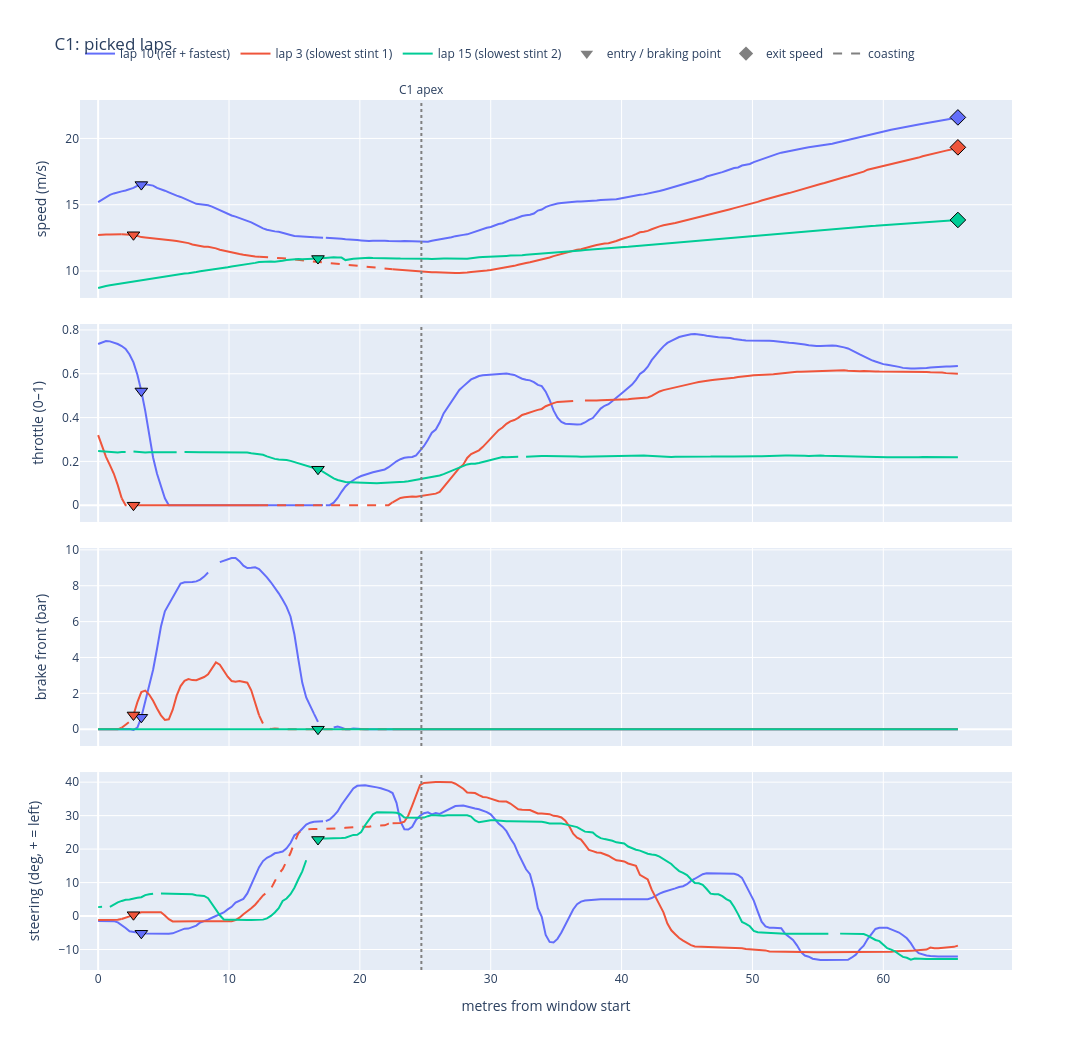

Here is the notebook cell this chart was saved with:
### Code cell
# group C1, wide 
plot_group("C1").show()

### Figure 1 — Plotly figure (JSON) as saved in the notebook; plotly's stock layout.template omitted (floating-point values rounded to 4 significant figures; data arrays with more than 128 entries replaced by an {"elided": "..."} marker saying what was removed)
{"data": [{"legendgroup": "10", "line": {"color": "#636EFA"}, "mode": "lines", "name": "lap 10 (ref + fastest)", "showlegend": true, "type": "scatter", "x": {"elided": "220 float values"}, "xaxis": "x", "y": {"elided": "220 float values"}, "yaxis": "y"}, {"legendgroup": "10", "line": {"color": "#636EFA", "dash": "dash"}, "mode": "lines", "name": "lap 10 (ref + fastest) coasting", "showlegend": false, "type": "scatter", "x": {"elided": "220 float values"}, "xaxis": "x", "y": {"elided": "220 float values"}, "yaxis": "y"}, {"hoverinfo": "text", "hovertext": "lap 10: C1 entry (braking)", "legendgroup": "10", "marker": {"color": "#636EFA", "line": {"color": "black", "width": 1}, "size": 11, "symbol": "triangle-down"}, "mode": "markers", "name": "lap 10 (ref + fastest)", "showlegend": false, "type": "scatter", "x": [3.3], "xaxis": "x", "y": [16.52], "yaxis": "y"}, {"legendgroup": "10", "line": {"color": "#636EFA"}, "mode": "lines", "name": "lap 10 (ref + fastest)", "showlegend": false, "type": "scatter", "x": {"elided": "220 float values"}, "xaxis": "x2", "y": {"elided": "220 float values"}, "yaxis": "y2"}, {"legendgroup": "10", "line": {"color": "#636EFA", "dash": "dash"}, "mode": "lines", "name": "lap 10 (ref + fastest) coasting", "showlegend": false, "type": "scatter", "x": {"elided": "220 float values"}, "xaxis": "x2", "y": {"elided": "220 float values"}, "yaxis": "y2"}, {"hoverinfo": "text", "hovertext": "lap 10: C1 entry (braking)", "legendgroup": "10", "marker": {"color": "#636EFA", "line": {"color": "black", "width": 1}, "size": 11, "symbol": "triangle-down"}, "mode": "markers", "name": "lap 10 (ref + fastest)", "showlegend": false, "type": "scatter", "x": [3.3], "xaxis": "x2", "y": [0.5214], "yaxis": "y2"}, {"legendgroup": "10", "line": {"color": "#636EFA"}, "mode": "lines", "name": "lap 10 (ref + fastest)", "showlegend": false, "type": "scatter", "x": {"elided": "220 float values"}, "xaxis": "x3", "y": {"elided": "220 float values"}, "yaxis": "y3"}, {"legendgroup": "10", "line": {"color": "#636EFA", "dash": "dash"}, "mode": "lines", "name": "lap 10 (ref + fastest) coasting", "showlegend": false, "type": "scatter", "x": {"elided": "220 float values"}, "xaxis": "x3", "y": {"elided": "220 float values"}, "yaxis": "y3"}, {"hoverinfo": "text", "hovertext": "lap 10: C1 entry (braking)", "legendgroup": "10", "marker": {"color": "#636EFA", "line": {"color": "black", "width": 1}, "size": 11, "symbol": "triangle-down"}, "mode": "markers", "name": "lap 10 (ref + fastest)", "showlegend": false, "type": "scatter", "x": [3.3], "xaxis": "x3", "y": [0.6632], "yaxis": "y3"}, {"legendgroup": "10", "line": {"color": "#636EFA"}, "mode": "lines", "name": "lap 10 (ref + fastest)", "showlegend": false, "type": "scatter", "x": {"elided": "220 float values"}, "xaxis": "x4", "y": {"elided": "220 float values"}, "yaxis": "y4"}, {"legendgroup": "10", "line": {"color": "#636EFA", "dash": "dash"}, "mode": "lines", "name": "lap 10 (ref + fastest) coasting", "showlegend": false, "type": "scatter", "x": {"elided": "220 float values"}, "xaxis": "x4", "y": {"elided": "220 float values"}, "yaxis": "y4"}, {"hoverinfo": "text", "hovertext": "lap 10: C1 entry (braking)", "legendgroup": "10", "marker": {"color": "#636EFA", "line": {"color": "black", "width": 1}, "size": 11, "symbol": "triangle-down"}, "mode": "markers", "name": "lap 10 (ref + fastest)", "showlegend": false, "type": "scatter", "x": [3.3], "xaxis": "x4", "y": [-5.155], "yaxis": "y4"}, {"hoverinfo": "text", "hovertext": "lap 10: exit 21.59 m/s", "legendgroup": "10", "marker": {"color": "#636EFA", "line": {"color": "black", "width": 1}, "size": 12, "symbol": "diamond"}, "mode": "markers", "name": "lap 10 (ref + fastest)", "showlegend": false, "type": "scatter", "x": [65.7], "xaxis": "x", "y": [21.59], "yaxis": "y"}, {"legendgroup": "3", "line": {"color": "#EF553B"}, "mode": "lines", "name": "lap 3 (slowest stint 1)", "showlegend": true, "type": "scatter", "x": {"elided": "220 float values"}, "xaxis": "x", "y": {"elided": "220 float values"}, "yaxis": "y"}, {"legendgroup": "3", "line": {"color": "#EF553B", "dash": "dash"}, "mode": "lines", "name": "lap 3 (slowest stint 1) coasting", "showlegend": false, "type": "scatter", "x": {"elided": "220 float values"}, "xaxis": "x", "y": {"elided": "220 float values"}, "yaxis": "y"}, {"hoverinfo": "text", "hovertext": "lap 3: C1 entry (braking)", "legendgroup": "3", "marker": {"color": "#EF553B", "line": {"color": "black", "width": 1}, "size": 11, "symbol": "triangle-down"}, "mode": "markers", "name": "lap 3 (slowest stint 1)", "showlegend": false, "type": "scatter", "x": [2.7], "xaxis": "x", "y": [12.74], "yaxis": "y"}, {"legendgroup": "3", "line": {"color": "#EF553B"}, "mode": "lines", "name": "lap 3 (slowest stint 1)", "showlegend": false, "type": "scatter", "x": {"elided": "220 float values"}, "xaxis": "x2", "y": {"elided": "220 float values"}, "yaxis": "y2"}, {"legendgroup": "3", "line": {"color": "#EF553B", "dash": "dash"}, "mode": "lines", "name": "lap 3 (slowest stint 1) coasting", "showlegend": false, "type": "scatter", "x": {"elided": "220 float values"}, "xaxis": "x2", "y": {"elided": "220 float values"}, "yaxis": "y2"}, {"hoverinfo": "text", "hovertext": "lap 3: C1 entry (braking)", "legendgroup": "3", "marker": {"color": "#EF553B", "line": {"color": "black", "width": 1}, "size": 11, "symbol": "triangle-down"}, "mode": "markers", "name": "lap 3 (slowest stint 1)", "showlegend": false, "type": "scatter", "x": [2.7], "xaxis": "x2", "y": [0], "yaxis": "y2"}, {"legendgroup": "3", "line": {"color": "#EF553B"}, "mode": "lines", "name": "lap 3 (slowest stint 1)", "showlegend": false, "type": "scatter", "x": {"elided": "220 float values"}, "xaxis": "x3", "y": {"elided": "220 float values"}, "yaxis": "y3"}, {"legendgroup": "3", "line": {"color": "#EF553B", "dash": "dash"}, "mode": "lines", "name": "lap 3 (slowest stint 1) coasting", "showlegend": false, "type": "scatter", "x": {"elided": "220 float values"}, "xaxis": "x3", "y": {"elided": "220 float values"}, "yaxis": "y3"}, {"hoverinfo": "text", "hovertext": "lap 3: C1 entry (braking)", "legendgroup": "3", "marker": {"color": "#EF553B", "line": {"color": "black", "width": 1}, "size": 11, "symbol": "triangle-down"}, "mode": "markers", "name": "lap 3 (slowest stint 1)", "showlegend": false, "type": "scatter", "x": [2.7], "xaxis": "x3", "y": [0.7941], "yaxis": "y3"}, {"legendgroup": "3", "line": {"color": "#EF553B"}, "mode": "lines", "name": "lap 3 (slowest stint 1)", "showlegend": false, "type": "scatter", "x": {"elided": "220 float values"}, "xaxis": "x4", "y": {"elided": "220 float values"}, "yaxis": "y4"}, {"legendgroup": "3", "line": {"color": "#EF553B", "dash": "dash"}, "mode": "lines", "name": "lap 3 (slowest stint 1) coasting", "showlegend": false, "type": "scatter", "x": {"elided": "220 float values"}, "xaxis": "x4", "y": {"elided": "220 float values"}, "yaxis": "y4"}, {"hoverinfo": "text", "hovertext": "lap 3: C1 entry (braking)", "legendgroup": "3", "marker": {"color": "#EF553B", "line": {"color": "black", "width": 1}, "size": 11, "symbol": "triangle-down"}, "mode": "markers", "name": "lap 3 (slowest stint 1)", "showlegend": false, "type": "scatter", "x": [2.7], "xaxis": "x4", "y": [0.3994], "yaxis": "y4"}, {"hoverinfo": "text", "hovertext": "lap 3: exit 19.33 m/s", "legendgroup": "3", "marker": {"color": "#EF553B", "line": {"color": "black", "width": 1}, "size": 12, "symbol": "diamond"}, "mode": "markers", "name": "lap 3 (slowest stint 1)", "showlegend": false, "type": "scatter", "x": [65.7], "xaxis": "x", "y": [19.33], "yaxis": "y"}, {"legendgroup": "15", "line": {"color": "#00CC96"}, "mode": "lines", "name": "lap 15 (slowest stint 2)", "showlegend": true, "type": "scatter", "x": {"elided": "220 float values"}, "xaxis": "x", "y": {"elided": "220 float values"}, "yaxis": "y"}, {"legendgroup": "15", "line": {"color": "#00CC96", "dash": "dash"}, "mode": "lines", "name": "lap 15 (slowest stint 2) coasting", "showlegend": false, "type": "scatter", "x": {"elided": "220 float values"}, "xaxis": "x", "y": {"elided": "220 float values"}, "yaxis": "y"}, {"hoverinfo": "text", "hovertext": "lap 15: C1 entry (lift)", "legendgroup": "15", "marker": {"color": "#00CC96", "line": {"color": "black", "width": 1}, "size": 11, "symbol": "triangle-down"}, "mode": "markers", "name": "lap 15 (slowest stint 2)", "showlegend": false, "type": "scatter", "x": [16.8], "xaxis": "x", "y": [10.94], "yaxis": "y"}, {"legendgroup": "15", "line": {"color": "#00CC96"}, "mode": "lines", "name": "lap 15 (slowest stint 2)", "showlegend": false, "type": "scatter", "x": {"elided": "220 float values"}, "xaxis": "x2", "y": {"elided": "220 float values"}, "yaxis": "y2"}, {"legendgroup": "15", "line": {"color": "#00CC96", "dash": "dash"}, "mode": "lines", "name": "lap 15 (slowest stint 2) coasting", "showlegend": false, "type": "scatter", "x": {"elided": "220 float values"}, "xaxis": "x2", "y": {"elided": "220 float values"}, "yaxis": "y2"}, {"hoverinfo": "text", "hovertext": "lap 15: C1 entry (lift)", "legendgroup": "15", "marker": {"color": "#00CC96", "line": {"color": "black", "width": 1}, "size": 11, "symbol": "triangle-down"}, "mode": "markers", "name": "lap 15 (slowest stint 2)", "showlegend": false, "type": "scatter", "x": [16.8], "xaxis": "x2", "y": [0.1641], "yaxis": "y2"}, {"legendgroup": "15", "line": {"color": "#00CC96"}, "mode": "lines", "name": "lap 15 (slowest stint 2)", "showlegend": false, "type": "scatter", "x": {"elided": "220 float values"}, "xaxis": "x3", "y": {"elided": "220 float values"}, "yaxis": "y3"}, {"legendgroup": "15", "line": {"color": "#00CC96", "dash": "dash"}, "mode": "lines", "name": "lap 15 (slowest stint 2) coasting", "showlegend": false, "type": "scatter", "x": {"elided": "220 float values"}, "xaxis": "x3", "y": {"elided": "220 float values"}, "yaxis": "y3"}, {"hoverinfo": "text", "hovertext": "lap 15: C1 entry (lift)", "legendgroup": "15", "marker": {"color": "#00CC96", "line": {"color": "black", "width": 1}, "size": 11, "symbol": "triangle-down"}, "mode": "markers", "name": "lap 15 (slowest stint 2)", "showlegend": false, "type": "scatter", "x": [16.8], "xaxis": "x3", "y": [2.911e-100], "yaxis": "y3"}, {"legendgroup": "15", "line": {"color": "#00CC96"}, "mode": "lines", "name": "lap 15 (slowest stint 2)", "showlegend": false, "type": "scatter", "x": {"elided": "220 float values"}, "xaxis": "x4", "y": {"elided": "220 float values"}, "yaxis": "y4"}, {"legendgroup": "15", "line": {"color": "#00CC96", "dash": "dash"}, "mode": "lines", "name": "lap 15 (slowest stint 2) coasting", "showlegend": false, "type": "scatter", "x": {"elided": "220 float values"}, "xaxis": "x4", "y": {"elided": "220 float values"}, "yaxis": "y4"}, {"hoverinfo": "text", "hovertext": "lap 15: C1 entry (lift)", "legendgroup": "15", "marker": {"color": "#00CC96", "line": {"color": "black", "width": 1}, "size": 11, "symbol": "triangle-down"}, "mode": "markers", "name": "lap 15 (slowest stint 2)", "showlegend": false, "type": "scatter", "x": [16.8], "xaxis": "x4", "y": [22.88], "yaxis": "y4"}, {"hoverinfo": "text", "hovertext": "lap 15: exit 13.85 m/s", "legendgroup": "15", "marker": {"color": "#00CC96", "line": {"color": "black", "width": 1}, "size": 12, "symbol": "diamond"}, "mode": "markers", "name": "lap 15 (slowest stint 2)", "showlegend": false, "type": "scatter", "x": [65.7], "xaxis": "x", "y": [13.85], "yaxis": "y"}, {"marker": {"color": "grey", "size": 11, "symbol": "triangle-down"}, "mode": "markers", "name": "entry / braking point", "type": "scatter", "x": [null], "xaxis": "x", "y": [null], "yaxis": "y"}, {"marker": {"color": "grey", "size": 11, "symbol": "diamond"}, "mode": "markers", "name": "exit speed", "type": "scatter", "x": [null], "xaxis": "x", "y": [null], "yaxis": "y"}, {"line": {"color": "grey", "dash": "dash"}, "mode": "lines", "name": "coasting", "type": "scatter", "x": [null], "xaxis": "x", "y": [null], "yaxis": "y"}], "layout": {"annotations": [{"showarrow": false, "text": "C1 apex", "x": 24.7, "y": 1, "yanchor": "bottom", "yref": "paper"}], "height": 1050, "legend": {"orientation": "h", "y": 1.07}, "shapes": [{"line": {"color": "grey", "dash": "dot"}, "type": "line", "x0": 24.7, "x1": 24.7, "xref": "x", "y0": 0, "y1": 1, "yref": "y domain"}, {"line": {"color": "grey", "dash": "dot"}, "type": "line", "x0": 24.7, "x1": 24.7, "xref": "x2", "y0": 0, "y1": 1, "yref": "y2 domain"}, {"line": {"color": "grey", "dash": "dot"}, "type": "line", "x0": 24.7, "x1": 24.7, "xref": "x3", "y0": 0, "y1": 1, "yref": "y3 domain"}, {"line": {"color": "grey", "dash": "dot"}, "type": "line", "x0": 24.7, "x1": 24.7, "xref": "x4", "y0": 0, "y1": 1, "yref": "y4 domain"}], "title": {"text": "C1: picked laps"}, "width": 1300, "xaxis": {"anchor": "y", "domain": [0, 1], "matches": "x4", "showticklabels": false}, "xaxis2": {"anchor": "y2", "domain": [0, 1], "matches": "x4", "showticklabels": false}, "xaxis3": {"anchor": "y3", "domain": [0, 1], "matches": "x4", "showticklabels": false}, "xaxis4": {"anchor": "y4", "domain": [0, 1], "title": {"text": "metres from window start"}}, "yaxis": {"anchor": "x", "domain": [0.7725, 1], "title": {"text": "speed (m/s)"}}, "yaxis2": {"anchor": "x2", "domain": [0.515, 0.7425], "title": {"text": "throttle (0–1)"}}, "yaxis3": {"anchor": "x3", "domain": [0.2575, 0.485], "title": {"text": "brake front (bar)"}}, "yaxis4": {"anchor": "x4", "domain": [0, 0.2275], "title": {"text": "steering (deg, + = left)"}}}}
